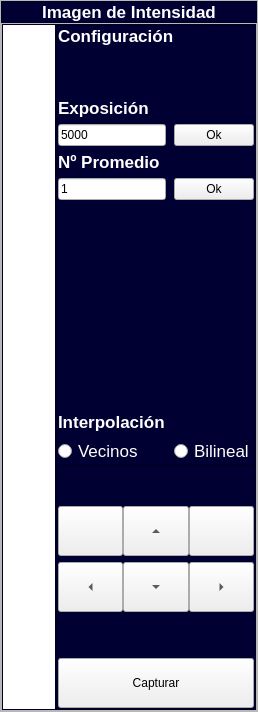
      <widget class="QWidget" name="tabIntensidad">
       <attribute name="title">
        <string>Page</string>
       </attribute>
       <layout class="QGridLayout" name="gridLayout_2">
        <property name="leftMargin">
         <number>0</number>
        </property>
        <property name="topMargin">
         <number>0</number>
        </property>
        <property name="rightMargin">
         <number>0</number>
        </property>
        <property name="bottomMargin">
         <number>0</number>
        </property>
        <property name="spacing">
         <number>0</number>
        </property>
        <item row="0" column="0">
         <widget class="QFrame" name="frame">
          <property name="frameShape">
           <enum>QFrame::StyledPanel</enum>
          </property>
          <property name="frameShadow">
           <enum>QFrame::Raised</enum>
          </property>
          <layout class="QVBoxLayout" name="verticalLayout">
           <property name="spacing">
            <number>0</number>
           </property>
           <property name="leftMargin">
            <number>0</number>
           </property>
           <property name="topMargin">
            <number>0</number>
           </property>
           <property name="rightMargin">
            <number>0</number>
           </property>
           <property name="bottomMargin">
            <number>0</number>
           </property>
           <item>
            <widget class="QFrame" name="frameSuperior_2">
             <property name="maximumSize">
              <size>
               <width>16777215</width>
               <height>40</height>
              </size>
             </property>
             <property name="styleSheet">
              <string notr="true">background-color: rgb(0, 0, 50);</string>
             </property>
             <property name="frameShape">
              <enum>QFrame::StyledPanel</enum>
             </property>
             <property name="frameShadow">
              <enum>QFrame::Raised</enum>
             </property>
             <layout class="QHBoxLayout" name="horizontalLayout_2">
              <property name="spacing">
               <number>0</number>
              </property>
              <property name="leftMargin">
               <number>0</number>
              </property>
              <property name="topMargin">
               <number>0</number>
              </property>
              <property name="rightMargin">
               <number>0</number>
              </property>
              <property name="bottomMargin">
               <number>0</number>
              </property>
              <item>
               <spacer name="horizontalSpacer_4">
                <property name="orientation">
                 <enum>Qt::Horizontal</enum>
                </property>
                <property name="sizeHint" stdset="0">
                 <size>
                  <width>40</width>
                  <height>17</height>
                 </size>
                </property>
               </spacer>
              </item>
              <item>
               <widget class="QLabel" name="Titulo_2">
                <property name="cursor">
                 <cursorShape>ArrowCursor</cursorShape>
                </property>
                <property name="styleSheet">
                 <string notr="true">color: rgb(255, 255, 255);
font-familiy: &quot;MS Shell Dlg 2&quot;;
font-weight: bold;
font-size: 13pt;</string>
                </property>
                <property name="text">
                 <string>Imagen de Intensidad</string>
                </property>
                <property name="alignment">
                 <set>Qt::AlignCenter</set>
                </property>
               </widget>
              </item>
              <item>
               <spacer name="horizontalSpacer_5">
                <property name="orientation">
                 <enum>Qt::Horizontal</enum>
                </property>
                <property name="sizeHint" stdset="0">
                 <size>
                  <width>40</width>
                  <height>17</height>
                 </size>
                </property>
               </spacer>
              </item>
             </layout>
            </widget>
           </item>
           <item>
            <widget class="QFrame" name="frameCentral">
             <property name="frameShape">
              <enum>QFrame::StyledPanel</enum>
             </property>
             <property name="frameShadow">
              <enum>QFrame::Raised</enum>
             </property>
             <layout class="QHBoxLayout" name="horizontalLayout" stretch="8,1">
              <property name="spacing">
               <number>0</number>
              </property>
              <property name="leftMargin">
               <number>0</number>
              </property>
              <property name="topMargin">
               <number>0</number>
              </property>
              <property name="rightMargin">
               <number>0</number>
              </property>
              <property name="bottomMargin">
               <number>0</number>
              </property>
              <item>
               <widget class="QFrame" name="frame_3">
                <property name="styleSheet">
                 <string notr="true">QFrame {

background-color:rgb(0, 0, 50);
 }

QLabel {
	color: rgb(255, 255, 254);
	font: 12pt ;
	background-color: rgba(0, 0, 0,0);
}</string>
                </property>
                <property name="frameShape">
                 <enum>QFrame::StyledPanel</enum>
                </property>
                <property name="frameShadow">
                 <enum>QFrame::Raised</enum>
                </property>
                <layout class="QGridLayout" name="gridLayout_3">
                 <property name="leftMargin">
                  <number>0</number>
                 </property>
                 <property name="topMargin">
                  <number>0</number>
                 </property>
                 <property name="rightMargin">
                  <number>0</number>
                 </property>
                 <property name="bottomMargin">
                  <number>0</number>
                 </property>
                 <property name="horizontalSpacing">
                  <number>0</number>
                 </property>
                 <item row="0" column="0">
                  <widget class="QLabel" name="S0">
                   <property name="sizePolicy">
                    <sizepolicy hsizetype="Expanding" vsizetype="Expanding">
                     <horstretch>0</horstretch>
                     <verstretch>0</verstretch>
                    </sizepolicy>
                   </property>
                   <property name="maximumSize">
                    <size>
                     <width>16777215</width>
                     <height>16777215</height>
                    </size>
                   </property>
                   <property name="styleSheet">
                    <string notr="true">background: rgb(255, 255, 255)</string>
                   </property>
                   <property name="text">
                    <string/>
                   </property>
                   <property name="scaledContents">
                    <bool>true</bool>
                   </property>
                  </widget>
                 </item>
                </layout>
               </widget>
              </item>
              <item>
               <widget class="QFrame" name="frame_5">
                <property name="layoutDirection">
                 <enum>Qt::LeftToRight</enum>
                </property>
                <property name="styleSheet">
                 <string notr="true">QFrame {

background-color:rgb(0, 0, 50);
 }

QLabel {
	color: rgb(255, 255, 254);
	font: 12pt ;
	background-color: rgba(0, 0, 0,0);
}</string>
                </property>
                <property name="frameShape">
                 <enum>QFrame::StyledPanel</enum>
                </property>
                <property name="frameShadow">
                 <enum>QFrame::Raised</enum>
                </property>
                <layout class="QFormLayout" name="formLayout_2">
                 <property name="labelAlignment">
                  <set>Qt::AlignBottom|Qt::AlignHCenter</set>
                 </property>
                 <property name="formAlignment">
                  <set>Qt::AlignCenter</set>
                 </property>
                 <property name="horizontalSpacing">
                  <number>0</number>
                 </property>
                 <property name="verticalSpacing">
                  <number>0</number>
                 </property>
                 <property name="leftMargin">
                  <number>0</number>
                 </property>
                 <property name="topMargin">
                  <number>0</number>
                 </property>
                 <property name="rightMargin">
                  <number>0</number>
                 </property>
                 <property name="bottomMargin">
                  <number>0</number>
                 </property>
                 <item row="2" column="1">
                  <widget class="QFrame" name="frame_6">
                   <property name="frameShape">
                    <enum>QFrame::StyledPanel</enum>
                   </property>
                   <property name="frameShadow">
                    <enum>QFrame::Raised</enum>
                   </property>
                   <layout class="QGridLayout" name="gridLayout_4">
                    <property name="leftMargin">
                     <number>0</number>
                    </property>
                    <property name="topMargin">
                     <number>0</number>
                    </property>
                    <property name="rightMargin">
                     <number>0</number>
                    </property>
                    <property name="bottomMargin">
                     <number>0</number>
                    </property>
                    <property name="horizontalSpacing">
                     <number>0</number>
                    </property>
                    <item row="3" column="2">
                     <widget class="QToolButton" name="rotate_hourly">
                      <property name="sizePolicy">
                       <sizepolicy hsizetype="Minimum" vsizetype="Minimum">
                        <horstretch>0</horstretch>
                        <verstretch>0</verstretch>
                       </sizepolicy>
                      </property>
                      <property name="minimumSize">
                       <size>
                        <width>0</width>
                        <height>50</height>
                       </size>
                      </property>
                      <property name="cursor">
                       <cursorShape>PointingHandCursor</cursorShape>
                      </property>
                      <property name="text">
                       <string/>
                      </property>
                      <property name="icon">
                       <iconset>
                        <normaloff>../../../../Descargas/rarrow.png</normaloff>../../../../Descargas/rarrow.png</iconset>
                      </property>
                      <property name="toolButtonStyle">
                       <enum>Qt::ToolButtonIconOnly</enum>
                      </property>
                      <property name="arrowType">
                       <enum>Qt::NoArrow</enum>
                      </property>
                     </widget>
                    </item>
                    <item row="4" column="1">
                     <widget class="QToolButton" name="dwn_btn">
                      <property name="sizePolicy">
                       <sizepolicy hsizetype="Minimum" vsizetype="Minimum">
                        <horstretch>0</horstretch>
                        <verstretch>0</verstretch>
                       </sizepolicy>
                      </property>
                      <property name="minimumSize">
                       <size>
                        <width>0</width>
                        <height>50</height>
                       </size>
                      </property>
                      <property name="cursor">
                       <cursorShape>PointingHandCursor</cursorShape>
                      </property>
                      <property name="text">
                       <string>...</string>
                      </property>
                      <property name="arrowType">
                       <enum>Qt::DownArrow</enum>
                      </property>
                     </widget>
                    </item>
                    <item row="7" column="1">
                     <spacer name="verticalSpacer_4">
                      <property name="orientation">
                       <enum>Qt::Vertical</enum>
                      </property>
                      <property name="sizeHint" stdset="0">
                       <size>
                        <width>20</width>
                        <height>40</height>
                       </size>
                      </property>
                     </spacer>
                    </item>
                    <item row="3" column="1">
                     <widget class="QToolButton" name="up_btn">
                      <property name="sizePolicy">
                       <sizepolicy hsizetype="Minimum" vsizetype="Minimum">
                        <horstretch>0</horstretch>
                        <verstretch>0</verstretch>
                       </sizepolicy>
                      </property>
                      <property name="minimumSize">
                       <size>
                        <width>0</width>
                        <height>50</height>
                       </size>
                      </property>
                      <property name="cursor">
                       <cursorShape>PointingHandCursor</cursorShape>
                      </property>
                      <property name="text">
                       <string>...</string>
                      </property>
                      <property name="arrowType">
                       <enum>Qt::UpArrow</enum>
                      </property>
                     </widget>
                    </item>
                    <item row="3" column="0">
                     <widget class="QToolButton" name="rotate_ahourly">
                      <property name="sizePolicy">
                       <sizepolicy hsizetype="Minimum" vsizetype="Minimum">
                        <horstretch>0</horstretch>
                        <verstretch>0</verstretch>
                       </sizepolicy>
                      </property>
                      <property name="minimumSize">
                       <size>
                        <width>0</width>
                        <height>50</height>
                       </size>
                      </property>
                      <property name="cursor">
                       <cursorShape>PointingHandCursor</cursorShape>
                      </property>
                      <property name="text">
                       <string/>
                      </property>
                      <property name="icon">
                       <iconset>
                        <normaloff>../../../../Descargas/larrow.png</normaloff>../../../../Descargas/larrow.png</iconset>
                      </property>
                      <property name="toolButtonStyle">
                       <enum>Qt::ToolButtonIconOnly</enum>
                      </property>
                      <property name="arrowType">
                       <enum>Qt::NoArrow</enum>
                      </property>
                     </widget>
                    </item>
                    <item row="4" column="2">
                     <widget class="QToolButton" name="right_btn">
                      <property name="sizePolicy">
                       <sizepolicy hsizetype="Minimum" vsizetype="Minimum">
                        <horstretch>0</horstretch>
                        <verstretch>0</verstretch>
                       </sizepolicy>
                      </property>
                      <property name="minimumSize">
                       <size>
                        <width>0</width>
                        <height>50</height>
                       </size>
                      </property>
                      <property name="cursor">
                       <cursorShape>PointingHandCursor</cursorShape>
                      </property>
                      <property name="text">
                       <string>...</string>
                      </property>
                      <property name="arrowType">
                       <enum>Qt::RightArrow</enum>
                      </property>
                     </widget>
                    </item>
                    <item row="4" column="0">
                     <widget class="QToolButton" name="left_btn">
                      <property name="sizePolicy">
                       <sizepolicy hsizetype="Minimum" vsizetype="Minimum">
                        <horstretch>0</horstretch>
                        <verstretch>0</verstretch>
                       </sizepolicy>
                      </property>
                      <property name="minimumSize">
                       <size>
                        <width>0</width>
                        <height>50</height>
                       </size>
                      </property>
                      <property name="cursor">
                       <cursorShape>PointingHandCursor</cursorShape>
                      </property>
                      <property name="text">
                       <string>...</string>
                      </property>
                      <property name="arrowType">
                       <enum>Qt::LeftArrow</enum>
                      </property>
                     </widget>
                    </item>
                    <item row="8" column="0" colspan="3">
                     <widget class="QPushButton" name="capture_btn">
                      <property name="sizePolicy">
                       <sizepolicy hsizetype="Minimum" vsizetype="Minimum">
                        <horstretch>0</horstretch>
                        <verstretch>0</verstretch>
                       </sizepolicy>
                      </property>
                      <property name="minimumSize">
                       <size>
                        <width>0</width>
                        <height>50</height>
                       </size>
                      </property>
                      <property name="text">
                       <string>Capturar</string>
                      </property>
                     </widget>
                    </item>
                    <item row="0" column="1">
                     <spacer name="verticalSpacer_6">
                      <property name="orientation">
                       <enum>Qt::Vertical</enum>
                      </property>
                      <property name="sizeHint" stdset="0">
                       <size>
                        <width>20</width>
                        <height>40</height>
                       </size>
                      </property>
                     </spacer>
                    </item>
                   </layout>
                  </widget>
                 </item>
                 <item row="1" column="1">
                  <widget class="QFrame" name="frame_4">
                   <property name="styleSheet">
                    <string notr="true">QFrame {

background-color:rgb(0, 0, 50);
 }

QLabel {
	color: rgb(255, 255, 254);
	font: 13pt ;
font-weight:bold;
	
}
QRadioButton{
	color: rgb(255, 255, 254);	font: 13pt ;
}</string>
                   </property>
                   <property name="frameShape">
                    <enum>QFrame::StyledPanel</enum>
                   </property>
                   <property name="frameShadow">
                    <enum>QFrame::Raised</enum>
                   </property>
                   <layout class="QFormLayout" name="formLayout">
                    <property name="horizontalSpacing">
                     <number>0</number>
                    </property>
                    <property name="leftMargin">
                     <number>0</number>
                    </property>
                    <property name="topMargin">
                     <number>0</number>
                    </property>
                    <property name="rightMargin">
                     <number>0</number>
                    </property>
                    <property name="bottomMargin">
                     <number>0</number>
                    </property>
                    <item row="5" column="0">
                     <widget class="QLineEdit" name="lineEdit_3">
                      <property name="sizePolicy">
                       <sizepolicy hsizetype="Expanding" vsizetype="Expanding">
                        <horstretch>0</horstretch>
                        <verstretch>0</verstretch>
                       </sizepolicy>
                      </property>
                      <property name="text">
                       <string>5000</string>
                      </property>
                      <property name="readOnly">
                       <bool>false</bool>
                      </property>
                      <property name="placeholderText">
                       <string>Exposición</string>
                      </property>
                     </widget>
                    </item>
                    <item row="8" column="0">
                     <widget class="QLineEdit" name="lineEdit_4">
                      <property name="sizePolicy">
                       <sizepolicy hsizetype="Expanding" vsizetype="Expanding">
                        <horstretch>0</horstretch>
                        <verstretch>0</verstretch>
                       </sizepolicy>
                      </property>
                      <property name="text">
                       <string>1</string>
                      </property>
                      <property name="readOnly">
                       <bool>false</bool>
                      </property>
                      <property name="placeholderText">
                       <string>Num. Promedios</string>
                      </property>
                     </widget>
                    </item>
                    <item row="10" column="0">
                     <spacer name="verticalSpacer_3">
                      <property name="orientation">
                       <enum>Qt::Vertical</enum>
                      </property>
                      <property name="sizeHint" stdset="0">
                       <size>
                        <width>20</width>
                        <height>200</height>
                       </size>
                      </property>
                     </spacer>
                    </item>
                    <item row="13" column="0">
                     <widget class="QRadioButton" name="radioButton_4">
                      <property name="text">
                       <string>Vecinos</string>
                      </property>
                     </widget>
                    </item>
                    <item row="12" column="0">
                     <widget class="QLabel" name="label_2">
                      <property name="text">
                       <string>Interpolación</string>
                      </property>
                     </widget>
                    </item>
                    <item row="5" column="1">
                     <widget class="QPushButton" name="pushButton_6">
                      <property name="text">
                       <string>Ok</string>
                      </property>
                     </widget>
                    </item>
                    <item row="8" column="1">
                     <widget class="QPushButton" name="pushButton_5">
                      <property name="text">
                       <string>Ok</string>
                      </property>
                     </widget>
                    </item>
                    <item row="2" column="0">
                     <widget class="QLabel" name="label_3">
                      <property name="font">
                       <font>
                        <pointsize>13</pointsize>
                        <weight>75</weight>
                        <italic>false</italic>
                        <bold>true</bold>
                       </font>
                      </property>
                      <property name="text">
                       <string>Configuración</string>
                      </property>
                     </widget>
                    </item>
                    <item row="3" column="0">
                     <spacer name="verticalSpacer_5">
                      <property name="orientation">
                       <enum>Qt::Vertical</enum>
                      </property>
                      <property name="sizeHint" stdset="0">
                       <size>
                        <width>20</width>
                        <height>40</height>
                       </size>
                      </property>
                     </spacer>
                    </item>
                    <item row="13" column="1">
                     <widget class="QRadioButton" name="radioButton_5">
                      <property name="text">
                       <string>Bilineal</string>
                      </property>
                     </widget>
                    </item>
                    <item row="4" column="0">
                     <widget class="QLabel" name="label_4">
                      <property name="font">
                       <font>
                        <pointsize>13</pointsize>
                        <weight>75</weight>
                        <italic>false</italic>
                        <bold>true</bold>
                       </font>
                      </property>
                      <property name="text">
                       <string>Exposición</string>
                      </property>
                     </widget>
                    </item>
                    <item row="7" column="0">
                     <widget class="QLabel" name="label_5">
                      <property name="text">
                       <string>Nº Promedio</string>
                      </property>
                     </widget>
                    </item>
                   </layout>
                  </widget>
                 </item>
                </layout>
               </widget>
              </item>
             </layout>
            </widget>
           </item>
          </layout>
         </widget>
        </item>
       </layout>
      </widget>
